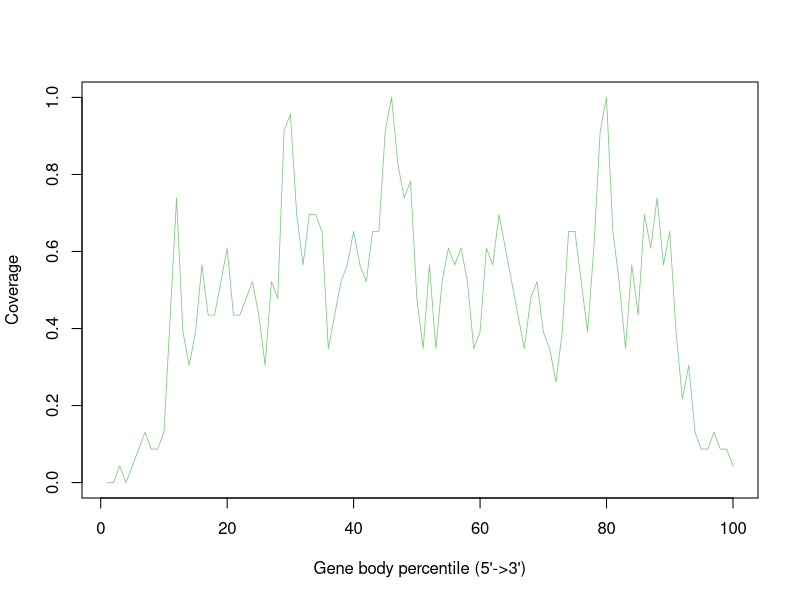

Write R code to recreate this figure.
GSM4486069_Aligned.sortedByCoord_sorted.out <- c(0.0,0.0,0.043478260869565216,0.0,0.043478260869565216,0.08695652173913043,0.13043478260869565,0.08695652173913043,0.08695652173913043,0.13043478260869565,0.43478260869565216,0.7391304347826086,0.391304347826087,0.30434782608695654,0.391304347826087,0.5652173913043478,0.43478260869565216,0.43478260869565216,0.5217391304347826,0.6086956521739131,0.43478260869565216,0.43478260869565216,0.4782608695652174,0.5217391304347826,0.43478260869565216,0.30434782608695654,0.5217391304347826,0.4782608695652174,0.9130434782608695,0.9565217391304348,0.6956521739130435,0.5652173913043478,0.6956521739130435,0.6956521739130435,0.6521739130434783,0.34782608695652173,0.43478260869565216,0.5217391304347826,0.5652173913043478,0.6521739130434783,0.5652173913043478,0.5217391304347826,0.6521739130434783,0.6521739130434783,0.9130434782608695,1.0,0.8260869565217391,0.7391304347826086,0.782608695652174,0.4782608695652174,0.34782608695652173,0.5652173913043478,0.34782608695652173,0.5217391304347826,0.6086956521739131,0.5652173913043478,0.6086956521739131,0.5217391304347826,0.34782608695652173,0.391304347826087,0.6086956521739131,0.5652173913043478,0.6956521739130435,0.6086956521739131,0.5217391304347826,0.43478260869565216,0.34782608695652173,0.4782608695652174,0.5217391304347826,0.391304347826087,0.34782608695652173,0.2608695652173913,0.391304347826087,0.6521739130434783,0.6521739130434783,0.5217391304347826,0.391304347826087,0.6086956521739131,0.9130434782608695,1.0,0.6521739130434783,0.5217391304347826,0.34782608695652173,0.5652173913043478,0.43478260869565216,0.6956521739130435,0.6086956521739131,0.7391304347826086,0.5652173913043478,0.6521739130434783,0.391304347826087,0.21739130434782608,0.30434782608695654,0.13043478260869565,0.08695652173913043,0.08695652173913043,0.13043478260869565,0.08695652173913043,0.08695652173913043,0.043478260869565216)


pdf("GSM4486069.geneBodyCoverage.curves.pdf")
x=1:100
icolor = colorRampPalette(c("#7fc97f","#beaed4","#fdc086","#ffff99","#386cb0","#f0027f"))(1)
plot(x,GSM4486069_Aligned.sortedByCoord_sorted.out,type='l',xlab="Gene body percentile (5'->3')", ylab="Coverage",lwd=0.8,col=icolor[1])
dev.off()
